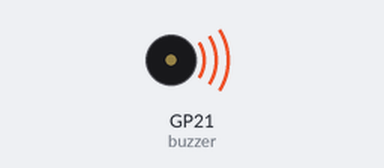
Bench run of a program on a simulated Raspberry Pi Pico running MicroPython. On the bench: buzzer (waves = sounding). At 0.4 s the program stops and its outputs stay as they are.

Above: at 0.22 s.
Timing chart, 0 to 1.9 s (numbered marks = the images above):
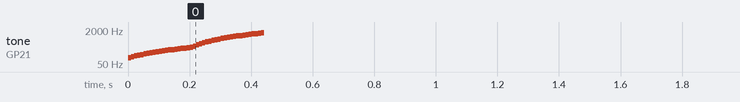

Measured:
- by itself, tone on GP21 (buzzer): plays 100 Hz for 0.01 s, 110 Hz for 0.01 s, 120 Hz for 0.01 s, 130 Hz for 0.01 s, 140 Hz for 0.01 s, 150 Hz for 0.01 s … (44 notes in this stretch)

The program:

l3_37_sound.py
```python
import time
from machine import Pin, PWM

def millennium_falcon_sound():
    buzzer = PWM(Pin(21))

    # Começa com um zumbido baixo como os motores ligando
    for freq in range(100, 300, 10):
        buzzer.freq(freq)
        buzzer.duty_u16(5000)
        time.sleep(0.01)

    # Aumenta a frequência abruptamente para simular o pulo para o hiperespaço
    for freq in range(300, 1500, 50):
        buzzer.freq(freq)
        buzzer.duty_u16(5000)
        time.sleep(0.01)

    # Desliga o buzzer ao final
    buzzer.duty_u16(0)


millennium_falcon_sound()
```
